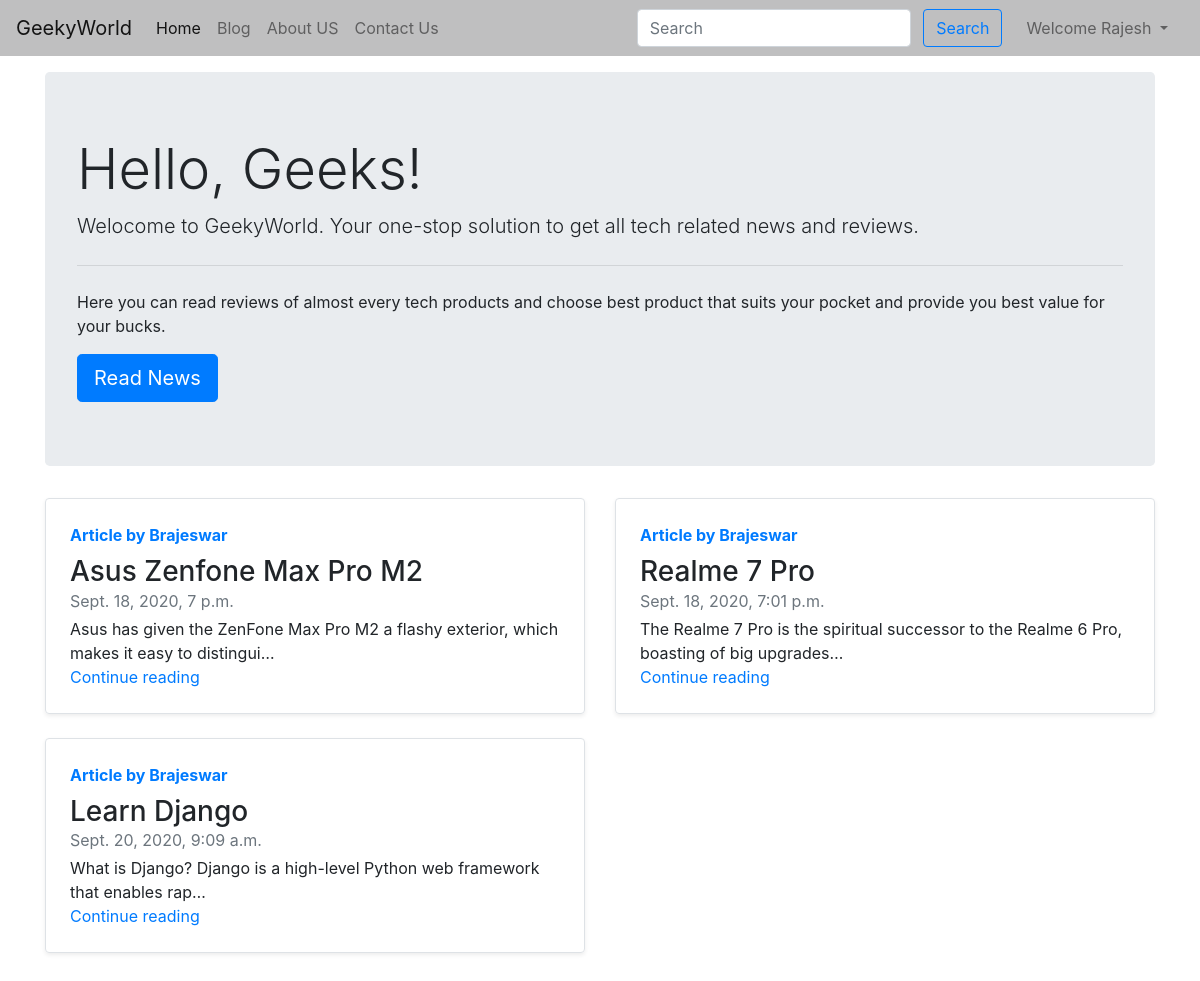
/ (signed in), run on the app's committed database.
### blog/models.py (models this page shows, shortened)
class Post(models.Model):
    sno = models.AutoField(primary_key=True)
    title = models.CharField(max_length=100)
    content = models.TextField()
    author = models.CharField(max_length=100)
    slug = models.CharField(max_length=130)
    timeStamp = models.DateTimeField(blank=True)

### home/views.py (the view)
# urls.py: 2. Add a URL to urlpatterns:  path('', views.home, name='home')
def home(request):
    allPost = Post.objects.all()
    context = {'allPost':allPost}
    return render(request, 'home/home.html', context)

### templates/home/home.html (shortened to what this page needs)
{% extends 'base.html' %}
{% block homeactive %} active {% endblock homeactive %}
{% block body %}
<div class="container my-3">
    <div class="jumbotron">
        <h1 class="display-4">Hello, Geeks!</h1>
        <p class="lead">Welocome to GeekyWorld. Your one-stop solution to get all tech related news and reviews.</p>
        <hr class="my-4">
        <p>Here you can read reviews of almost every tech products and choose best product that suits your pocket and provide you best value for your bucks.</p>
        <a class="btn btn-primary btn-lg" href="/blog" role="button">Read News</a>
    </div>
    <div class="row mb-2">
        {% for post in allPost %}
        <div class="col-md-6">
            <div class="row no-gutters border rounded overflow-hidden flex-md-row mb-4 shadow-sm h-md-250 position-relative">
                <div class="col p-4 d-flex flex-column position-static">
                    <strong class="d-inline-block mb-2 text-primary">Article by {{post.author}}</strong>
                    <h3 class="mb-0">{{post.title|striptags}}</h3>
                    <div class="mb-1 text-muted">{{post.timeStamp}}</div>
                    <p class="card-text mb-auto">{{post.content|truncatechars:90|striptags}}</p>
                    <a href="/blog/{{post.slug}}" class="stretched-link">Continue reading</a>
                </div>
            </div>
        </div>
        {% endfor %}
    </div>
</div>
{% endblock body %}

### templates/base.html (shortened to what this page needs)
<!doctype html>
<html lang="en">
<head>
  <link rel="stylesheet" href="https://stackpath.bootstrapcdn.com/bootstrap/4.4.1/css/bootstrap.min.css"
>
</head>
<body>
  <nav class="navbar navbar-expand-lg navbar-light" style="background-color: #43424456;">
    <a class="navbar-brand" href="/">GeekyWorld</a>
    <div class="collapse navbar-collapse" id="navbarSupportedContent">
      <ul class="navbar-nav mr-auto">
        <li class="nav-item {% block homeactive %} {% endblock homeactive %}">
          <a class="nav-link" href="/">Home <span class="sr-only">(current)</span></a>
        </li>
        <li class="nav-item {% block blogactive %} {% endblock blogactive %}">
          <a class="nav-link" href="/blog">Blog</a>
        </li>
        <li class="nav-item {% block aboutactive %} {% endblock aboutactive %}">
          <a class="nav-link" href="/about">About US</a>
        </li>
        <li class="nav-item {% block contactactive %} {% endblock contactactive %}">
          <a class="nav-link" href="/contact">Contact Us</a>
        </li>
      </ul>
      <div class="ml-auto form-inline">
      <form method="GET" class="my-2 my-lg-0 mx-3" action="/search">
        <input class="form-control mr-sm-2" type="search" placeholder="Search" name="query" id="query"
          aria-label="Search">
        <button class="btn btn-outline-primary my-2 my-sm-0" type="submit">Search</button>
      </form>
      {% if user.is_authenticated %}
      <ul class="navbar-nav mr-2">
      <li class="nav-item dropdown">
        <a class="nav-link dropdown-toggle" href="#" id="navbarDropdown" role="button" data-toggle="dropdown" aria-haspopup="true" aria-expanded="false">
          Welcome {{user.first_name}}
        </a>
      </li>
      </ul>
      {% endif %}
      </div>
    </div>
  </nav>
  {% block body %}
  {% endblock body %}
</body>
</html>

### data on the page
Post: author "Brajeswar", title "Asus Zenfone Max Pro M2", timeStamp "Sept. 18, 2020, 7 p.m.", content "Asus has given the ZenFone Max Pro M2 a flashy exterior, which makes it easy to distingui…"
Post: author "Brajeswar", title "Realme 7 Pro", timeStamp "Sept. 18, 2020, 7:01 p.m.", content "The Realme 7 Pro is the spiritual successor to the Realme 6 Pro, boasting of big upgrades…"
Post: author "Brajeswar", title "Learn Django", timeStamp "Sept. 20, 2020, 9:09 a.m.", content "What is Django? Django is a high-level Python web framework that enables rap…"

### other printed values
{{ user.first_name }} "Rajesh"
